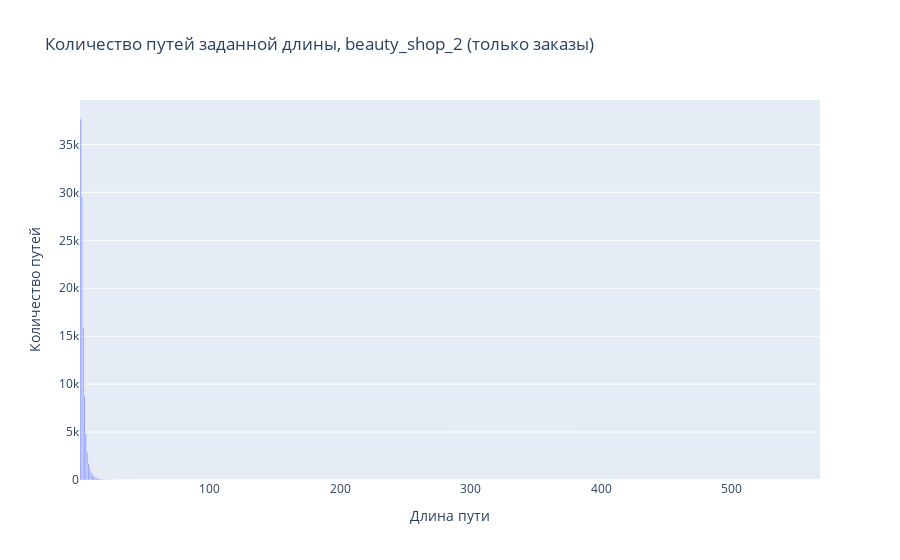

This figure's notebook cell:
### Code cell
data_len_stat = data_shop_2[data_shop_2.journey_success == 1].groupby(['len_tw_source']).count()['journey_id']
px.bar(x=data_len_stat.index, y=data_len_stat, labels={'x': 'Длина пути', 'y': 'Количество путей'},
       title='Количество путей заданной длины, beauty_shop_2 (только заказы)')

### Figure 1 — Plotly figure (JSON) as saved in the notebook; plotly's stock layout.template omitted (floating-point values rounded to 4 significant figures)
{"data": [{"alignmentgroup": "True", "hovertemplate": "Длина пути=%{x}<br>Количество путей=%{y}<extra></extra>", "legendgroup": "", "marker": {"color": "#636efa", "pattern": {"shape": ""}}, "name": "", "offsetgroup": "", "orientation": "v", "showlegend": false, "textposition": "auto", "type": "bar", "x": [1, 2, 3, 4, 5, 6, 7, 8, 9, 10, 11, 12, 13, 14, 15, 16, 17, 18, 19, 20, 21, 22, 23, 24, 25, 26, 27, 28, 29, 30, 31, 32, 33, 34, 35, 36, 37, 38, 39, 40, 41, 42, 43, 44, 45, 47, 49, 52, 55, 57, 66, 69, 84, 87, 567], "xaxis": "x", "y": [37655, 29580, 15908, 8748, 4815, 2899, 1745, 1172, 769, 558, 381, 282, 226, 161, 122, 97, 85, 61, 43, 38, 30, 24, 26, 15, 12, 15, 8, 11, 5, 6, 7, 4, 5, 5, 3, 2, 4, 3, 4, 4, 3, 1, 2, 1, 1, 1, 1, 2, 1, 2, 1, 1, 1, 1, 1], "yaxis": "y"}], "layout": {"barmode": "relative", "legend": {"tracegroupgap": 0}, "title": {"text": "Количество путей заданной длины, beauty_shop_2 (только заказы)"}, "xaxis": {"anchor": "y", "domain": [0, 1], "title": {"text": "Длина пути"}}, "yaxis": {"anchor": "x", "domain": [0, 1], "title": {"text": "Количество путей"}}}}
